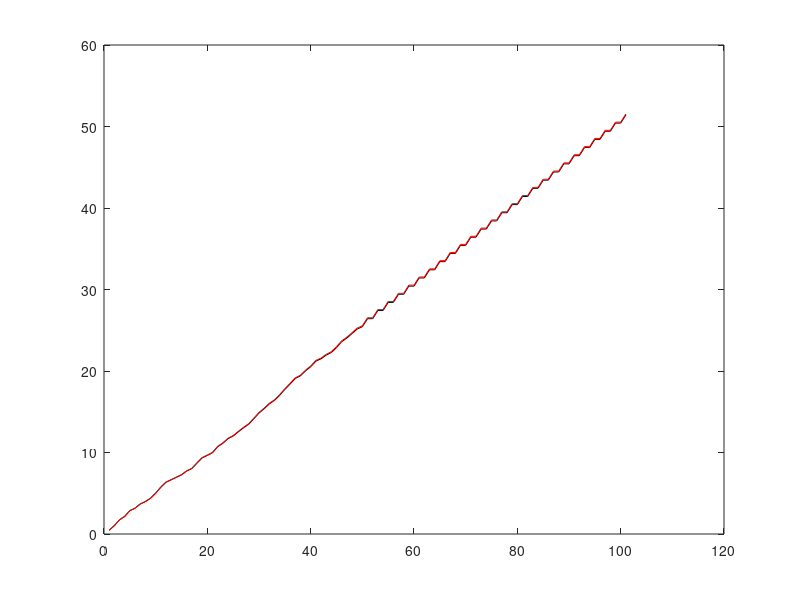

Here is the MATLAB script that generated this plot:
%% Homework3.m 
close all 
clear all


time = [1:101]; 
a=-1;
b=1; 
rnd = a + (b-a).*rand( length(time) ,1); 
gain = 1; % TUNE THIS parameter in the next step  
sig = @(input) 1/( 1 + exp(-1 * gain * input));  

E1 = zeros(length(time) ,1);
E2 = zeros(length(time) ,1);
firing1 = zeros(length(time),1);
firing2 = zeros(length(time),1);

W_extrinsic = 0.1; 
W_intrinsic = 0.1; 
W_inhibitory = 0.1; 
% first iteration, when 
t=1;
N_extrinsic1 = 0.5;
N_extrinsic2 = 0.6;
E1(1)=0;
E2(1)=0;

E1(t+1) = N_extrinsic1 * W_extrinsic + E2(t) * W_intrinsic - E2(t) * W_inhibitory + rnd(t) ; 
firing1(t+1) =  sig(E1(t+1));

E2(t+1) = N_extrinsic2 * W_extrinsic + E1(t) * W_intrinsic - E1(t) * W_inhibitory + rnd(t) ; 
firing2(t+1) = sig(E2(t+1));

for t=2:floor(length(time)/2) % FIRST 50n simulation cycles: 
E1(t+1) = N_extrinsic1 * W_extrinsic + E2(t) * W_intrinsic - E2(t) * W_inhibitory + rnd(t) ; 
firing1(t+1) = firing1(t) + sig(E1(t+1));

E2(t+1) = N_extrinsic2 * W_extrinsic + E1(t) * W_intrinsic - E1(t) * W_inhibitory + rnd(t) ; 
firing2(t+1) = firing2(t) + sig(E2(t+1));

end

% LAST 50 simulation cycles:
W_extrinsic = 2.5;
W_inhibitory = 2.5; 

for t=ceil(length(time)/2):length(time)   
E1(t+1) = N_extrinsic1 * W_extrinsic + E2(t) * W_intrinsic - E2(t) * W_inhibitory + rnd(t) ; 
firing1(t+1) = firing1(t) + sig(E1(t+1));

E2(t+1) = N_extrinsic2 * W_extrinsic + E1(t) * W_intrinsic - E1(t) * W_inhibitory + rnd(t) ;
firing2(t+1) = firing2(t) + sig(E2(t+1));

end

figure
plot(time,firing1(2:102),'k')
hold on 
plot(time,firing2(2:102),'r')
hold off


% keep track of E2 > E1 at 51st 
% and 100th time step 
% proportion of E2>E1 from the 100 runs 


% "activity difference" refers to: EXT2 - EXT1 








